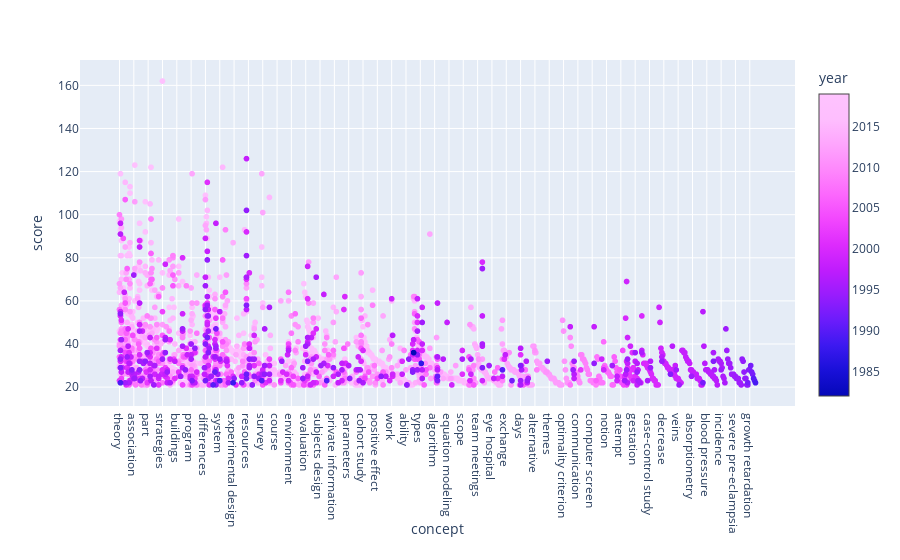

The notebook cell this image was saved under:
### Code cell
px.scatter(df_by_year.query("score>20"), x="concept", y="score", color="year")

### Figure 1 — Plotly figure (JSON) as saved in the notebook; plotly's stock layout.template omitted (floating-point values rounded to 4 significant figures; data arrays with more than 128 entries replaced by an {"elided": "..."} marker saying what was removed)
{"data": [{"hoverlabel": {"namelength": 0}, "hovertemplate": "concept=%{x}<br>score=%{y}<br>year=%{marker.color}", "legendgroup": "", "marker": {"color": {"elided": "2093 int values"}, "coloraxis": "coloraxis", "symbol": "circle"}, "mode": "markers", "name": "", "showlegend": false, "type": "scattergl", "uid": "a8468651-4e8e-49d9-a112-9f236bf7920f", "x": {"elided": "2093 str values"}, "xaxis": "x", "y": {"elided": "2093 int values"}, "yaxis": "y"}], "layout": {"autosize": true, "coloraxis": {"colorbar": {"title": {"text": "year"}}, "colorscale": [[0, "#0508b8"], [0.08333, "#1910d8"], [0.1667, "#3c19f0"], [0.25, "#6b1cfb"], [0.3333, "#981cfd"], [0.4167, "#bf1cfd"], [0.5, "#dd2bfd"], [0.5833, "#f246fe"], [0.6667, "#fc67fd"], [0.75, "#fe88fc"], [0.8333, "#fea5fd"], [0.9167, "#febefe"], [1, "#fec3fe"]]}, "grid": {"xaxes": ["x"], "xgap": 0.1, "xside": "bottom", "yaxes": ["y"], "ygap": 0.1, "yside": "left"}, "legend": {"tracegroupgap": 0}, "margin": {"t": 60}, "xaxis": {"autorange": true, "range": [-38.42, 704.4], "title": {"text": "concept"}, "type": "category"}, "yaxis": {"autorange": true, "range": [10.55, 172.4], "title": {"text": "score"}, "type": "linear"}}}
